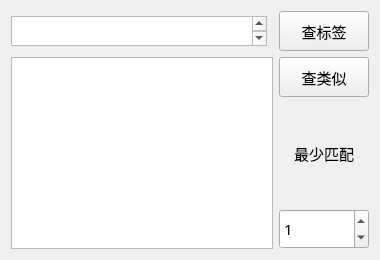
            <widget class="QWidget" name="tab_2">
             <attribute name="title">
              <string>标签</string>
             </attribute>
             <layout class="QGridLayout" name="gridLayout_12">
              <item row="1" column="2">
               <widget class="QPushButton" name="FindSimilarAnimeInLabel">
                <property name="minimumSize">
                 <size>
                  <width>90</width>
                  <height>40</height>
                 </size>
                </property>
                <property name="maximumSize">
                 <size>
                  <width>50</width>
                  <height>16777215</height>
                 </size>
                </property>
                <property name="font">
                 <font>
                  <family>宋体</family>
                  <pointsize>11</pointsize>
                 </font>
                </property>
                <property name="text">
                 <string>查类似</string>
                </property>
               </widget>
              </item>
              <item row="0" column="0">
               <widget class="QTextEdit" name="FindLabel">
                <property name="sizePolicy">
                 <sizepolicy hsizetype="Expanding" vsizetype="Expanding">
                  <horstretch>10</horstretch>
                  <verstretch>0</verstretch>
                 </sizepolicy>
                </property>
                <property name="minimumSize">
                 <size>
                  <width>200</width>
                  <height>0</height>
                 </size>
                </property>
                <property name="maximumSize">
                 <size>
                  <width>16777215</width>
                  <height>30</height>
                 </size>
                </property>
                <property name="font">
                 <font>
                  <family>宋体</family>
                  <pointsize>11</pointsize>
                 </font>
                </property>
               </widget>
              </item>
              <item row="0" column="2">
               <widget class="QPushButton" name="FindAnimeInLabel">
                <property name="minimumSize">
                 <size>
                  <width>90</width>
                  <height>40</height>
                 </size>
                </property>
                <property name="maximumSize">
                 <size>
                  <width>50</width>
                  <height>16777215</height>
                 </size>
                </property>
                <property name="font">
                 <font>
                  <family>宋体</family>
                  <pointsize>11</pointsize>
                 </font>
                </property>
                <property name="text">
                 <string>查标签</string>
                </property>
               </widget>
              </item>
              <item row="1" column="0" rowspan="3" colspan="2">
               <widget class="QListWidget" name="listWidget">
                <property name="font">
                 <font>
                  <pointsize>11</pointsize>
                 </font>
                </property>
                <property name="flow">
                 <enum>QListView::LeftToRight</enum>
                </property>
                <property name="isWrapping" stdset="0">
                 <bool>true</bool>
                </property>
               </widget>
              </item>
              <item row="2" column="2">
               <widget class="QLabel" name="LabelStartUpdateTime_2">
                <property name="maximumSize">
                 <size>
                  <width>100</width>
                  <height>16777215</height>
                 </size>
                </property>
                <property name="font">
                 <font>
                  <family>宋体</family>
                  <pointsize>11</pointsize>
                 </font>
                </property>
                <property name="frameShape">
                 <enum>QFrame::NoFrame</enum>
                </property>
                <property name="text">
                 <string>最少匹配</string>
                </property>
                <property name="alignment">
                 <set>Qt::AlignCenter</set>
                </property>
               </widget>
              </item>
              <item row="3" column="2">
               <widget class="QSpinBox" name="LabelCount">
                <property name="minimumSize">
                 <size>
                  <width>48</width>
                  <height>40</height>
                 </size>
                </property>
                <property name="font">
                 <font>
                  <family>宋体</family>
                  <pointsize>11</pointsize>
                 </font>
                </property>
                <property name="maximum">
                 <number>200</number>
                </property>
                <property name="value">
                 <number>1</number>
                </property>
               </widget>
              </item>
             </layout>
            </widget>
